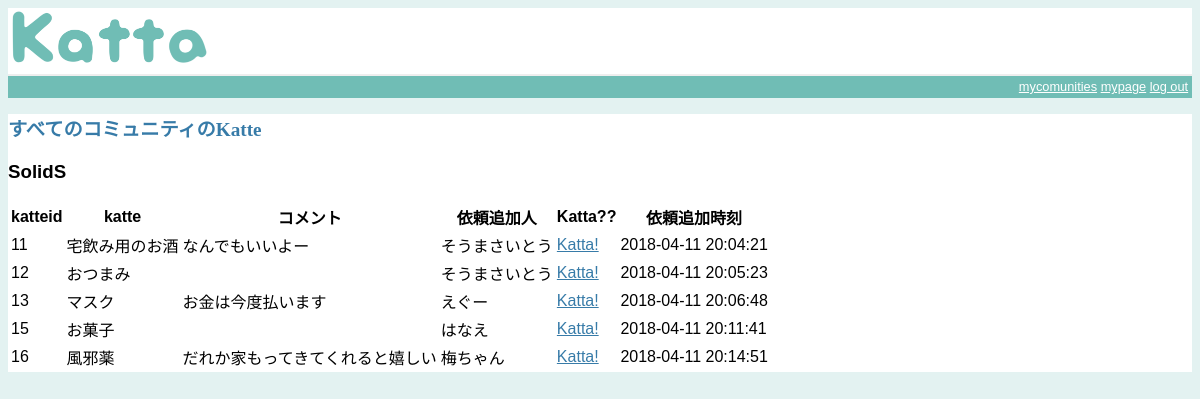
/allcomukattes (signed in), run on the app's committed database.
### tables this page shows
CREATE TABLE comunity(
  comuid integer primary key autoincrement,
  comuname string not null,
  comupass string not null
);

CREATE TABLE comubuys(
  comubuysid integer primary key autoincrement,
  buycomuid integer not null,
  buyuserid integer not null,
  comubuy string not null,
  comubuytime default CURRENT_TIMESTAMP,
  comuetc text default "",
  comubflag integer default 0
);

CREATE TABLE users(
  userid integer primary key autoincrement,
  username string not null,
  nickname string not null,
  password string not null,
  maincomuid integer default 0
);

### katta.py (the view)
@app.route('/allcomukattes')
def allcomukattes():
    mbids = checkmybelongs(app.config['USERID']) #自分の入ってるコミュニティのID
    mycomunities = []
    for mbid in mbids: #コミュニティID１個につきの作業
        fromurl = "http://localhost:8080/allcomukattes"
        kattes = mkkattes(mbid, fromurl)
        mbname = getComuN(mbid)#コミュニティの名前取得
        mycomunities.append(dict(comuname=mbname, kattes=kattes))
    return render_template('allmycomukattes.html', mycomunities=mycomunities)

### katta.py (called while the page is built)
def connect_db():
    return sqlite3.connect(app.config['DATABASE'])

def NaPlist():
    cur = g.db.execute('select userid, username, nickname, password, maincomuid from users order by userid')
    NaPdict = [dict(userid=row[0], username=row[1], nickname=row[2], password=row[3], maincomuid=row[4]) for row in cur.fetchall()]
    x = [['' for i in range(5)]for j in range(len(NaPdict))]
    for ii in range(len(NaPdict)):
        x[ii][0] = NaPdict[ii]["userid"]
        x[ii][1] = NaPdict[ii]["username"]
        x[ii][2] = NaPdict[ii]["nickname"]
        x[ii][3] = NaPdict[ii]["password"]
        x[ii][4] = NaPdict[ii]["maincomuid"]
        ii += 1
    return x

def getNicname(userid):
    x = NaPlist()
    y = []
    ans = "anknown user"
    for i in range(len(x)):
        if userid == x[i][0]:
            ans = x[i][2]
        i += 1
    return ans

def CNaPlist():
    cur = g.db.execute('select * from comunity order by comuid')
    CNaPdict = [dict(comuid=row[0], comuname=row[1], comupass=row[2]) for row in cur.fetchall()]
    cx = [['' for i in range(3)]for j in range(len(CNaPdict))]
    for ii in range(len(CNaPdict)):
        cx[ii][0] = CNaPdict[ii]["comuid"]
        cx[ii][1] = CNaPdict[ii]["comuname"]
        cx[ii][2] = CNaPdict[ii]["comupass"]
        ii += 1
    return cx

def getComuN(comuid):
    cx = CNaPlist()
    cy = []
    for i in range(len(cx)):
        cy.append(cx[i][0])
        i += 1
    if comuid in cy:
        comun = cx[cy.index(comuid)][1]
    else:
        comun = 0
    return comun

def checkmybelongs(userid):
    cur = g.db.execute('select entcomuid from belongs where entuserid = ?', [userid])
    MyBdict = [dict(entcomuid=row[0]) for row in cur.fetchall()]
    mx = ['' for i in range(len(MyBdict))]
    for ii in range(len(MyBdict)):
        mx[ii] = MyBdict[ii]["entcomuid"]
        ii += 1
    return mx

def checkourbelongs(comuid):
    cur = g.db.execute('select entuserid from belongs where entcomuid = ?', [comuid])
    MyBdict = [dict(entuserid=row[0]) for row in cur.fetchall()]
    mx = ['' for i in range(len(MyBdict))]
    for ii in range(len(MyBdict)):
        mx[ii] = MyBdict[ii]["entuserid"]
        ii += 1
    return mx

@app.before_request
def before_request():
    g.db = connect_db()
    if session.get('logged_in'):
        if app.config['USERNAME'] == '':
            logout()

@app.after_request
def after_request(response):
    g.db.close()
    return response

### templates/allmycomukattes.html
{% extends "layout.html" %}
{% block body %}
  {% if session.logged_in %}
    <h2>すべてのコミュニティのKatte</h2>
    {% for mycomunity in mycomunities %}
      <h3>{{ mycomunity.comuname }}</h3>
      <table>
        <tr>
          <th>katteid</th>
          <th>katte</th>
          <th>コメント</th>
          <th>依頼追加人</th>
          <th>Katta??</th>
          <th>依頼追加時刻</th>
        </tr>
        {% for katte in mycomunity.kattes %}
          <tr>
            <td>{{ katte.comubuysid }}</td>
            <td>{{ katte.comubuy }}</td>
            <td>{{ katte.comuetc }}</td>
            <td>{{ katte.buyuserid }}</td>
            {% if katte.comubflag == 0 %}
            <form method=get>
              <td><a href="{{ katte.kattabutton }}" value="{{ katte.comubuysid }}">Katta!</a></td>
            </form>
            {% else %}
              <td>{{ katte.comubflag }}</td>
            {% endif %}
            <td>{{ katte.comubuytime }}</td>
          </tr>
          {% else %}
          <p>Katteは現在ありません</p>
          {% endfor %}
        </table>
    {% endfor %}
  {% endif %}
{% endblock %}

### static/style.css (style rules this page uses)
a, h1, h2 { color: #377BA8; }
h1, h2 { font-family: 'Georgia', serif; margin: 0; }
h2 { font-size: 1.2em; }

### data on the page
comunity: comuname "SolidS", comubuysid "11" "12" "13" "15" "16"
comubuys: comubuy "宅飲み用のお酒", comuetc "なんでもいいよー", comubuytime "2018-04-11 20:04:21"
users: buyuserid "そうまさいとう" "そうまさいとう"
comubuys: comubuy "おつまみ", comubuytime "2018-04-11 20:05:23"
comubuys: comubuy "マスク", comuetc "お金は今度払います", comubuytime "2018-04-11 20:06:48"
users: buyuserid "えぐー"
comubuys: comubuy "お菓子", comubuytime "2018-04-11 20:11:41"
users: buyuserid "はなえ"
comubuys: comubuy "風邪薬", comuetc "だれか家もってきてくれると嬉しい", comubuytime "2018-04-11 20:14:51"
users: buyuserid "梅ちゃん"
